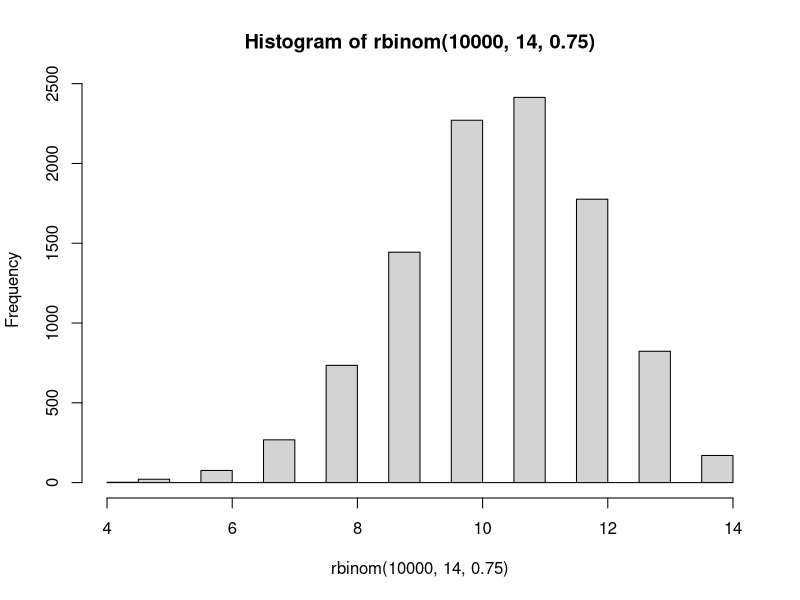
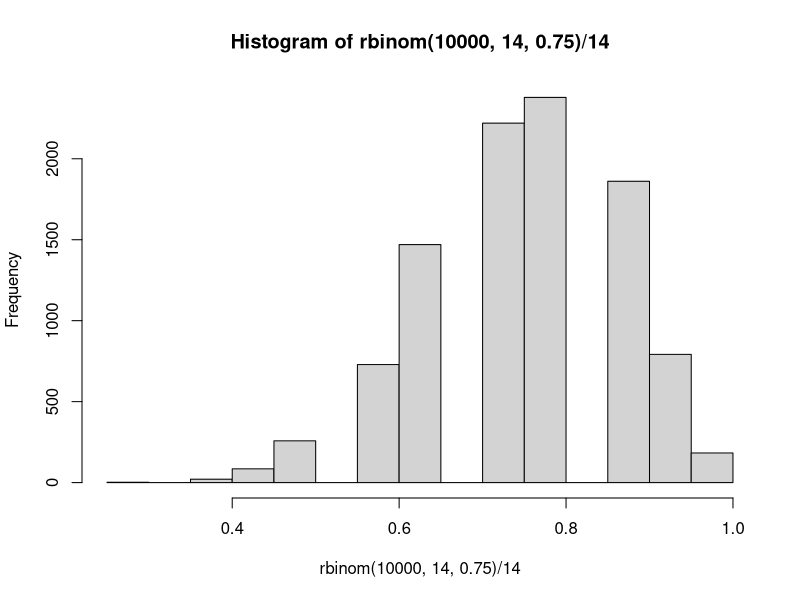

Here is the R script that generated these plots, in order:
## number of successes that read harry potter books
hist(rbinom(10000, 14, .75))

#convert to proportion of successes
hist(rbinom(10000, 14, .75)/14)

# binom.test
binom.test(10, 14, .75)

## created two tail
pbinom(10, 14, .75)*2 

pnorm(.71, mean=.75, sd = sqrt(.75*.25/14))*2


# Taboo
library(tidyverse)
taboo <- read.csv("Taboo.csv")

males <- taboo %>%
            filter(Gender == "M") %>%
            select(Marijuana)

females <- taboo %>%
  filter(Gender == "F") %>%
  select(Marijuana)

prop.test(x = c(15,14), n = c(52,48))
## prop 1 = men, prop 2 = women



